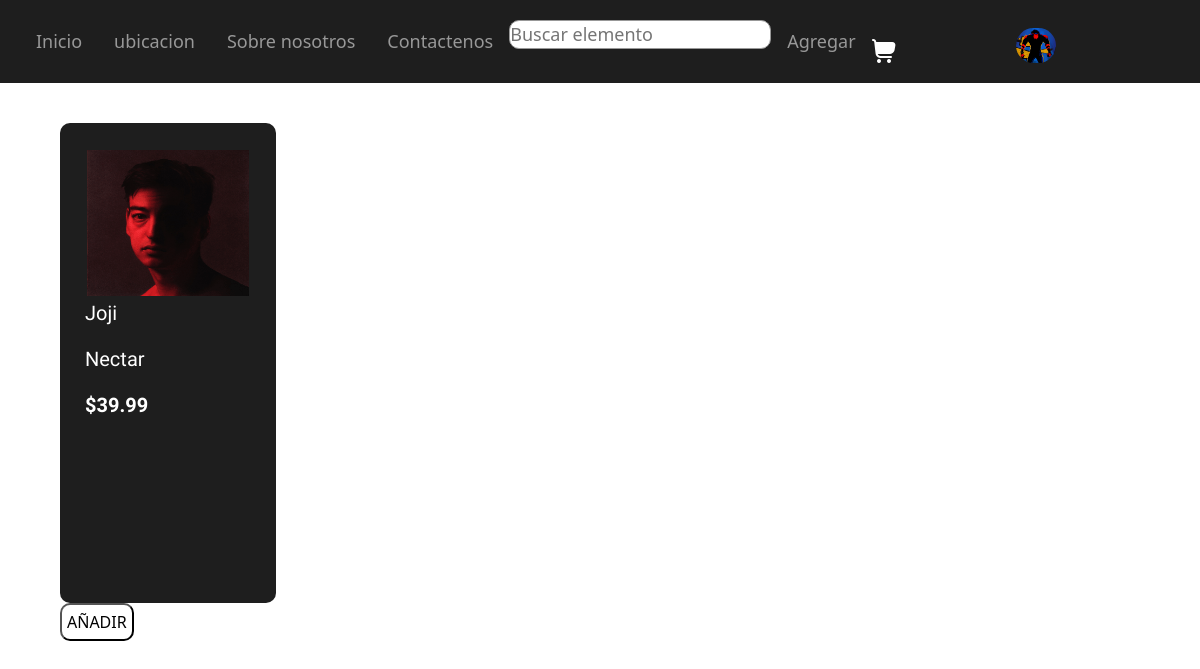
The page /genre/2 (signed in) on the database its author committed.
### ecommerce/models.py (models this page shows, shortened)
class CustomUser(AbstractUser):
    name = models.CharField(("Name"), max_length=50,null=True)
    email = models.EmailField(("Email"), max_length=254,null=True,unique=True)
    bio = models.TextField(("Description"),blank=True)
    avatar = models.ImageField(("Avatar"), upload_to=None,blank=True)
    USERNAME_FIELD = "email" or "name"
    REQUIRED_FIELDS = []

class Product(models.Model):
    categorie = models.ManyToManyField(Genre, verbose_name=("Genero"),null=True,default=None)
    artist = models.CharField(("Artista"), max_length=50,null=True)
    name = models.CharField(("Nombre"), max_length=50,null=True)
    price = models.DecimalField(("Precio"), max_digits=5, decimal_places=2,null=True)
    image = models.ImageField(("Imagen"), upload_to='static/media', height_field=None, width_field=None, max_length=None,null=True)
    duration = models.DecimalField(("Duracion"), max_digits=5, decimal_places=2,null=True,default=00)
    releasedate = models.DateField(("Fecha lanzado"), auto_now=False, auto_now_add=False,null=True)
    amount = models.PositiveIntegerField(("Cantidad"), default=1)
    cal = models.IntegerField(("Calificacion"),validators=[MinValueValidator(1), MaxValueValidator(5)],default=1)

### ecommerce/views.py (the view)
# urls.py: path('genre/<pk>',views.genre,name='genre'),
def genre(request, pk):
    Listproduct = Product.objects.filter(id = pk)
    if request.method == 'GET':
        for car_instance in Listproduct:
            if request.GET.get('save' + str(car_instance.id)):
                IdProduct = Product.objects.get(id = car_instance.id)
                addcar = car.objects.create(
                    host = request.user,
                    product = car_instance,
                    carprice = IdProduct.price
                )
    context = {
        'Listproduct': Listproduct
    }
    return render(request,'genre.html',context)

### ecommerce/templates/genre.html
{% extends 'base.html' %}
{%block content%}
<div class="container-products">
    {%for products in Listproduct%}
        <form action="" mehod="GET">
            <div class="products">
                <a class="products__containerimage" href="{% url 'detail' products.id %}">
                    <img class="products__containerimage__image"src="{{products.image.url}}" alt="Image">
                </a>
                <p>{{products.artist}}</p>
                <p>{{products.name}}</p>
                <p class="fw-bold">${{products.price}}</p>
            </div>
            {%if request.user.is_authenticated%}
            <div class="save">
                <input type="submit" value="AÑADIR" name="save{{products.id}}" >
            </div>
            {%else%}
            <div class="save">
                <a href="{%url 'login' %}"type="submit" value="AÑADIR" name="save{{products.id}}" >AÑADIR</a>
            </div>
            {%endif%}
        </form>
    {%endfor%}
    </div>
{%endblock%}

### ecommerce/templates/nav.html (shortened to what this page needs)
{%block content%}
{%load static%}
<nav class="containernav">
        <ul class="containernav__ul">
                <div class="containernav__ul__centeritem">
                        <li class=" "><a class="nav-link linka"  href="{%url 'home'%}">Inicio</a></li>
                        <li class=" "><a class="nav-link linka"  href="#">ubicacion</a></li>
                        <li class=" "><a class="nav-link linka"  href="#">Sobre nosotros</a></li>
                        <li class=""><a class="nav-link linka"  href="#">Contactenos</a></li>
                        <li class="">
                                <form action="{%url 'home' %}" method="GET">
                                        <input type="text" name="search" placeholder="Buscar elemento">
                                </form>
                        </li>
                        {%if request.user.is_superuser == 1 %}
                        <li class="">
                                <a class="nav-link linka"  href="{%url 'addproduct' %}">Agregar</a>
                        </li>
                        {%endif%}
                </div>
                        {%if request.user.is_authenticated%}
                        <div class="containernav__ul__enditem">
                                <li class="">
                                        <a class="containerimg"  href="{%url 'carrito' request.user.id%}"><img src="{%static 'images/carrito.png'%}" alt="car"></a>
                                </li>
                                <li class="">
                                        <a class=""  href="{%url 'profile' user.id %}">
                                                <img class="UserProfileImg"src="{{request.user.avatar.url}}" alt="">
                                        </a>
                                </li>
                        </div>
                        {%endif%}
        </ul>
</nav>
{%endblock%}

### static/css/style.css (style rules this page uses)
a { text-decoration: none; }
li { list-style: none; }
* { margin: 0; padding: 0; }
body { background-color: #0E2954; }
.UserProfileImg { width:40px; height: 35px; border-radius: 25px; }
.containernav { width: 100%; min-height: 10vh; background-color: #1e1e1e }
.containernav__ul { display: flex; flex-direction: row; flex-wrap: nowrap; padding: 20px; }
.containernav__ul__centeritem { display: flex; flex-direction: row; flex-wrap: wrap; font-size:18px; }
.containernav__ul__centeritem li form input { border-radius: 10px; border: 1px solid rgb(152, 152, 152); }
.containernav__ul__centeritem li a { color: rgb(152, 152, 152); transition: all 0.5s; }
.containernav__ul__enditem { display: flex; flex-direction: row; flex-wrap: nowrap; gap: 10vw; margin-right: 25px; align-items: end; justify-content: end; }
.containernav__ul__enditem li .containerimg { display: flex; flex-direction: column; color: white; text-decoration: none; }
.container-products { width: 90%; margin: 0 auto; display: flex; flex-direction: row; gap: 2em; margin-top: 5vh; margin-bottom: 5vh; flex-wrap: wrap; }
.products { padding: 25px; background-color: #1e1e1e; color: rgb(255, 255, 255); display: flex; flex-direction: column; font-size: 20px; min-height: 60vh; width: 35vw; transition: all 1s; font-family: 'Kanit', sans-serif; border-radius: 10px; }
.products__containerimage { overflow: hidden; }
.products__containerimage__image { width: 100%; height: 150px; margin: 0 auto; padding: 2px; }
.save { display: flex; flex-direction: row; flex-wrap: nowrap; gap: 1em; }
.save input { background-color: rgb(255, 255, 255); border-radius: 10px; padding: 8px; }
@media (min-width:750px) { .containernav { width: 100%; min-height: 10vh; background-color: #1e1e1e } }
@media (min-width:750px) { .containernav__ul { display: flex; flex-direction: row; flex-wrap: nowrap; padding: 20px; } }
@media (min-width:750px) { .containernav__ul__centeritem { display: flex; flex-direction: row; flex-wrap: wrap; font-size:18px; } }
@media (min-width:750px) { .containernav__ul__centeritem li form input { border-radius: 10px; border: 1px solid rgb(152, 152, 152); } }
@media (min-width:750px) { .containernav__ul__centeritem li a { color: rgb(152, 152, 152); transition: all 0.5s; } }
@media (min-width:750px) { .containernav__ul__enditem { display: flex; flex-direction: row; flex-wrap: nowrap; gap: 10vw; margin-right: 25px; align-items: end; justify-content: end; } }
@media (min-width:750px) { .containernav__ul__enditem li .containerimg { display: flex; flex-direction: column; color: white; text-decoration: none; } }
@media (min-width:750px) { .container-products { width: 90%; margin: 0 auto; display: flex; flex-direction: row; gap: 2em; margin-top: 5vh; margin-bottom: 5vh; } }
@media (min-width:750px) { .products { padding: 25px; background-color: #1e1e1e; color: rgb(255, 255, 255); display: flex; flex-direction: column; font-size: 20px; min-height: 60vh; width: 18vw; transition: all 1s; font-family: 'Kanit', sans-serif; border-radius: 10px; } }
@media (min-width:750px) { .products__containerimage { overflow: hidden; } }
@media (min-width:750px) { .products__containerimage__image { width: 100%; height: 150px; margin: 0 auto; padding: 2px; } }
@media (min-width:750px) { .save { display: flex; flex-direction: row; flex-wrap: nowrap; gap: 1em; } }
@media (min-width:750px) { .save input { background-color: rgb(255, 255, 255); border-radius: 10px; padding: 5px; } }

### rows shown on the page
CustomUser: user.avatar (picture)
Product: image (picture), artist "Joji", name "Nectar", price "39.99"
